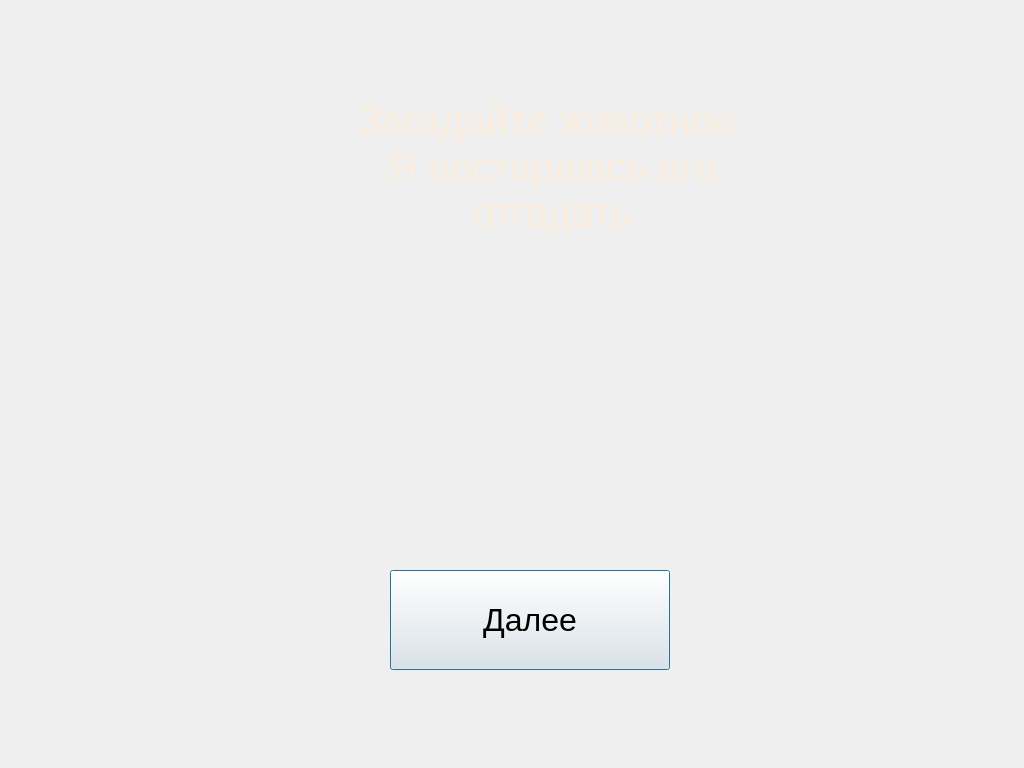
<?xml version="1.0" encoding="UTF-8"?>
<ui version="4.0">
 <class>SecondSlide</class>
 <widget class="QDialog" name="SecondSlide">
  <property name="geometry">
   <rect>
    <x>0</x>
    <y>0</y>
    <width>1024</width>
    <height>768</height>
   </rect>
  </property>
  <property name="windowTitle">
   <string>Petinator</string>
  </property>
  <widget class="QLabel" name="label">
   <property name="geometry">
    <rect>
     <x>340</x>
     <y>87</y>
     <width>425</width>
     <height>161</height>
    </rect>
   </property>
   <property name="font">
    <font>
     <pointsize>35</pointsize>
    </font>
   </property>
   <property name="text">
    <string>&lt;html&gt;&lt;head/&gt;&lt;body&gt;&lt;p align=&quot;center&quot;&gt;&lt;span style=&quot; font-family:'Arial Rounded MT Bold'; font-size:30pt; color:#fceedf;&quot;&gt;Загадайте животное. &lt;br/&gt;Я постараюсь его &lt;br/&gt; отгадать&lt;/span&gt;&lt;span style=&quot; font-size:64pt;&quot;/&gt;&lt;/p&gt;&lt;/body&gt;&lt;/html&gt;</string>
   </property>
  </widget>
  <widget class="QPushButton" name="pushButton">
   <property name="geometry">
    <rect>
     <x>390</x>
     <y>570</y>
     <width>280</width>
     <height>100</height>
    </rect>
   </property>
   <property name="font">
    <font>
     <pointsize>24</pointsize>
    </font>
   </property>
   <property name="toolTip">
    <string>&lt;!DOCTYPE html&gt;
&lt;html&gt;
&lt;head&gt;
&lt;meta charset=&quot;utf-8&quot;&gt;
 &lt;/head&gt;
&lt;body&gt;
&lt;div class=&quot;layer1&quot;&gt;
&lt;font size=&quot;45&quot; color=&quot;#C85836&quot; face=&quot;Arial Rounded MT Bold&quot;&gt;Далее&lt;/font&gt;
&lt;/div&gt;
&lt;/body&gt;
&lt;/html&gt;
</string>
   </property>
   <property name="text">
    <string>Далее</string>
   </property>
  </widget>
  <widget class="QLabel" name="label2">
   <property name="geometry">
    <rect>
     <x>0</x>
     <y>0</y>
     <width>1024</width>
     <height>768</height>
    </rect>
   </property>
   <property name="text">
    <string/>
   </property>
  </widget>
  <widget class="QLabel" name="label3">
   <property name="geometry">
    <rect>
     <x>361</x>
     <y>56</y>
     <width>451</width>
     <height>237</height>
    </rect>
   </property>
   <property name="text">
    <string/>
   </property>
  </widget>
  <widget class="QLabel" name="label4">
   <property name="geometry">
    <rect>
     <x>164</x>
     <y>200</y>
     <width>237</width>
     <height>250</height>
    </rect>
   </property>
   <property name="text">
    <string/>
   </property>
  </widget>
  <widget class="QLabel" name="label5">
   <property name="geometry">
    <rect>
     <x>-19</x>
     <y>334</y>
     <width>1173</width>
     <height>300</height>
    </rect>
   </property>
   <property name="text">
    <string/>
   </property>
  </widget>
  <widget class="QLabel" name="label6">
   <property name="geometry">
    <rect>
     <x>379</x>
     <y>564</y>
     <width>295</width>
     <height>108</height>
    </rect>
   </property>
   <property name="text">
    <string/>
   </property>
  </widget>
  <zorder>label2</zorder>
  <zorder>label4</zorder>
  <zorder>label5</zorder>
  <zorder>label6</zorder>
  <zorder>pushButton</zorder>
  <zorder>label3</zorder>
  <zorder>label</zorder>
 </widget>
 <resources/>
 <connections/>
</ui>
